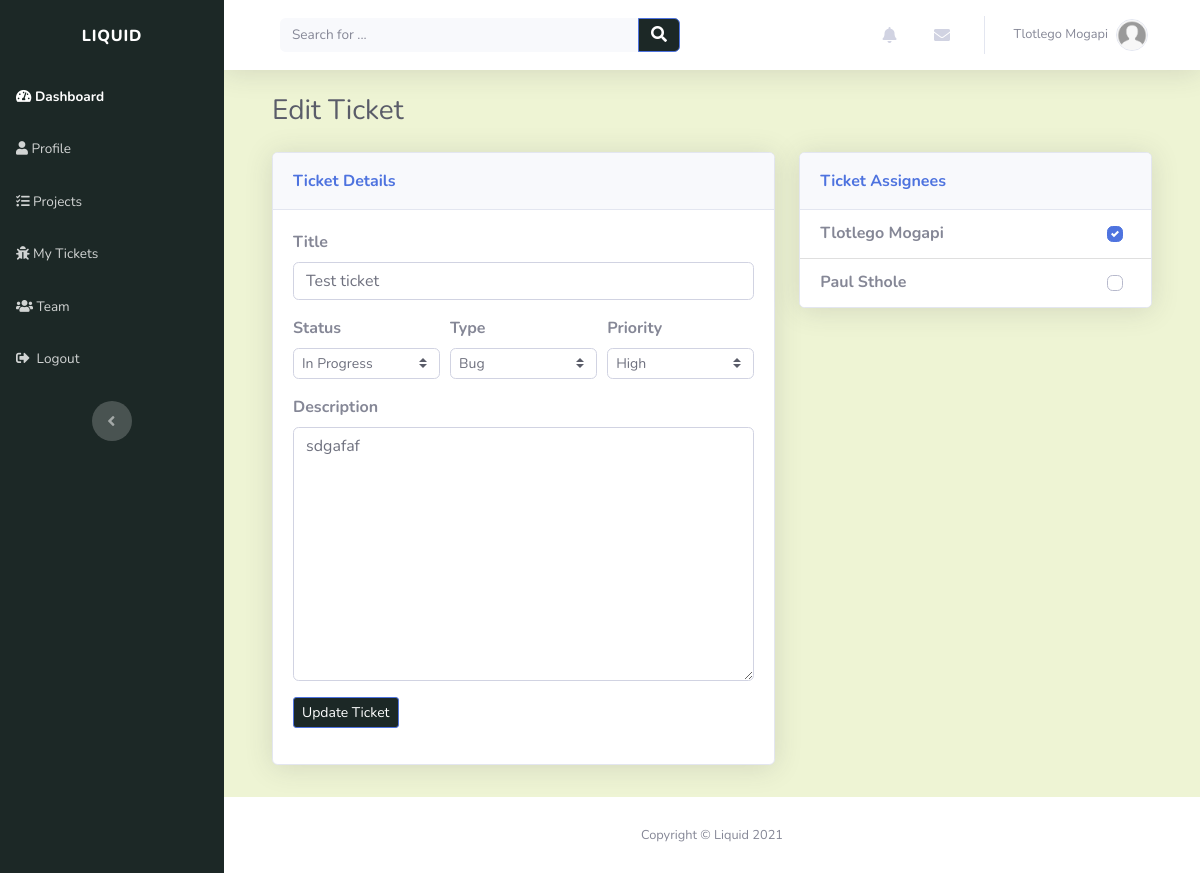
Page /tickets/edit-ticket/test-ticket-bqmk9izw/ (signed in) on the earlier database version.
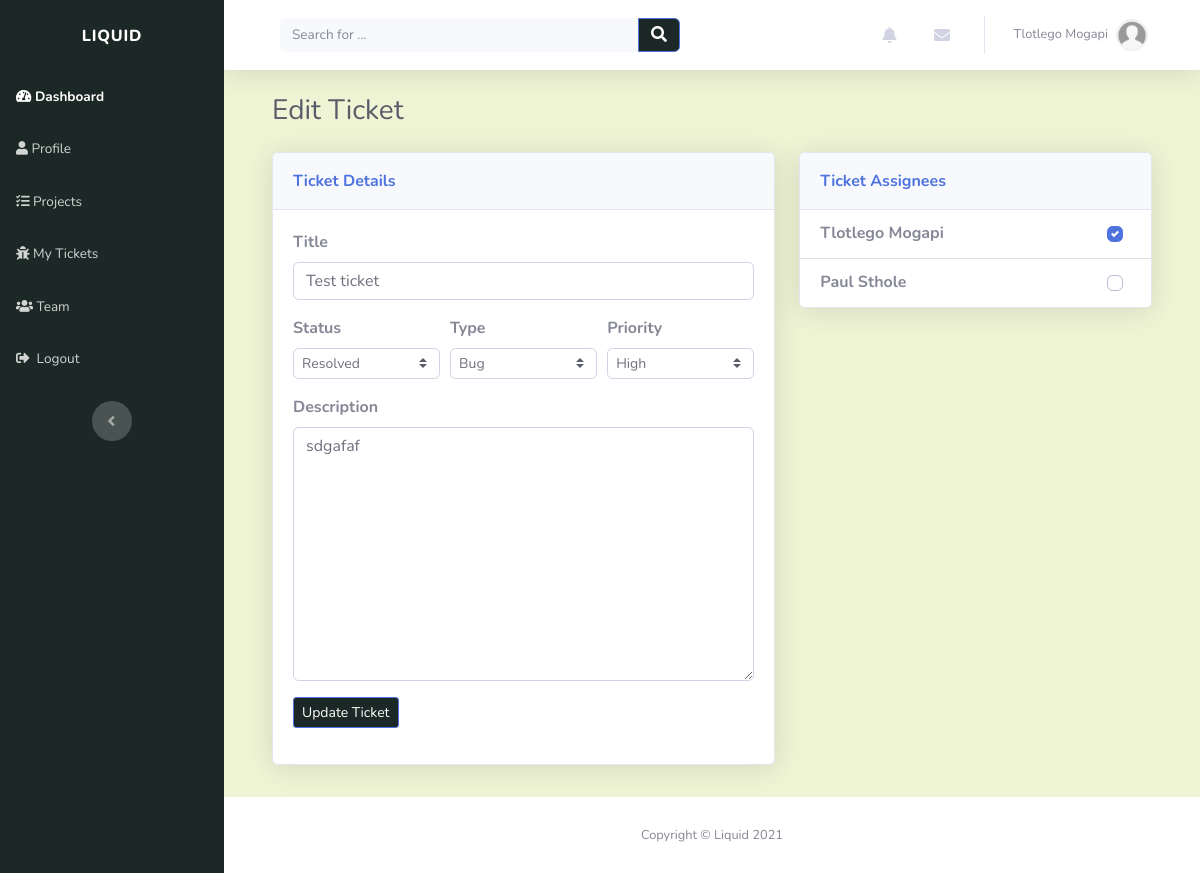
Same page on the later database version.
### tickets/models.py (models this page shows, shortened)
class Ticket(models.Model):
    TICKET_PRIORITY = (
        ('LOW', 'Low'),
        ('MEDIUM', 'Medium'),
        ('HIGH', 'High'),
    )
    TICKET_STATUS = (
        ('NEW', 'New'),
        ('IN_PROGRESS', 'In Progress'),
        ('RESOLVED', 'Resolved'),
    )
    TICKET_TYPE = (
        ('TASK', 'Task'),
        ('BUG', 'Bug'),
        ('CHANGE', 'Change'),
        ('FEATURE', 'Feature request')
    )
    title = models.CharField(max_length=50)
    description = models.CharField(max_length=200)
    created_by = models.ForeignKey(Profile, on_delete=models.CASCADE)
    project = models.ForeignKey(Project, related_name="tickets", on_delete=models.CASCADE)
    created_on = models.DateTimeField(verbose_name="created_on", auto_now_add=True)
    updated = models.DateTimeField(verbose_name="date updated", auto_now=True)
    priority = models.CharField(max_length=12, choices=TICKET_PRIORITY, default='LOW')
    status = models.CharField(max_length=12, choices=TICKET_STATUS, default='NEW')
    class_type = models.CharField(max_length=12, choices=TICKET_TYPE, default='TASK')
    slug = models.SlugField(unique=True, blank=True)

### tickets/views.py (the view)
# urls.py: path('edit-ticket/<slug:slug>/', views.edit_ticket_view, name="edit_ticket"),
@login_required(login_url='login_page')
def edit_ticket_view(request, slug):
    context = {}
    ticket = get_object_or_404(Ticket, slug=slug)
    project = ticket.project
    ticket_assignees = TicketAssignee.objects.filter(ticket=ticket)
    assigned_users = [assignment.user for assignment in ticket_assignees]
    if request.method == "POST":
        form = TicketForm(request.POST)
        if form.is_valid():
            title = form.cleaned_data["title"]
            status = form.cleaned_data['status']
            class_type = form.cleaned_data['class_type']
            priority = form.cleaned_data['priority']
            description = form.cleaned_data["description"]
            ticket.title = title
            ticket.description = description
            ticket.status = status
            ticket.class_type = class_type
            ticket.priority = priority
            ticket.save()
            assignees = request.POST.getlist('assignees')
            if not assignees:
                for assignee in ticket_assignees:
                    assignee.delete()
            for member_email in assignees:
                member_account = get_object_or_404(Account, email=member_email)
                member_profile = get_object_or_404(
                    Profile, user=member_account)
                ticket_assignee = TicketAssignee.objects.filter(user=member_profile).filter(ticket=ticket)
                if ticket_assignee:
                    if ticket_assignee.first() not in ticket_assignees:
                        ticket_assignee.delete()
                else:
                    new_ticket_assignee = TicketAssignee.objects.create(ticket=ticket, user=member_profile)
                    new_ticket_assignee.save()
            return redirect('tickets_page')
    else:
        context['assigned_users'] = assigned_users
        context['ticket'] = ticket
        context['users'] = project.projectrole_set.all()
        context['form'] = TicketForm(initial={'title': ticket.title, 'description': ticket.description,
                                              'status': ticket.status, 'class_type': ticket.class_type, 'priority': ticket.priority})
    return render(request, "tickets/edit_ticket.html", context)

### tickets/forms.py
class TicketForm(forms.Form):
    title = forms.CharField(max_length=50, widget=forms.TextInput(attrs={'class': 'form-control', 'name': "name", 'required': ""}))
    description = forms.CharField(max_length=200, widget=forms.Textarea(attrs={'class': 'form-control', 'name': "description", 'required': ""}))
    status = forms.ChoiceField(choices=Ticket.TICKET_STATUS, widget=forms.Select(attrs={'class': select_styling}), label_suffix="")
    priority = forms.ChoiceField(choices=Ticket.TICKET_PRIORITY, widget=forms.Select(attrs={'class': select_styling, }), label_suffix="")
    class_type = forms.ChoiceField(choices=Ticket.TICKET_TYPE, widget=forms.Select(attrs={'class': select_styling}), label_suffix="")

### account/models.py (called while the page is built)
    def __str__(self):
        return self.user.email

### tickets/templates/tickets/edit_ticket.html (shortened to what this page needs)
{% extends "index/header.html" %} {% load static %} {% block title %}Edit Ticket{% endblock %} {% block content %}
<div class="container-fluid">
	<h3 class="text-dark mb-4">Edit Ticket</h3>
	<form method="POST" action="{% url 'edit_ticket' ticket.slug %}">
		<div class="row mb-3">
			<div class="col-lg-7">
				<div class="row">
					<div class="col">
						<div class="card shadow mb-3">
							<div class="card-header py-3">
								<p class="text-primary m-0 font-weight-bold" style="color: rgb(28, 40, 38)">
									Ticket Details
								</p>
							</div>
							<div class="card-body">
									<div class="form-row">
										<div class="col">
											<div class="form-group">
												<label for="username"><strong>Title</strong></label
												>{{ form.title }}
											</div>
										</div>
                                    </div>
                                    <div class="form-row">
										<div class="col">
											<div class="form-group">
												<label for="first_name"><strong>Status</strong></label
                                                >
                                                {{form.status}}
											</div>
                                        </div>
                                        <div class="col">
											<div class="form-group">
												<label for="first_name"><strong>Type</strong></label
                                                >
                                                {{form.class_type}}
											</div>
                                        </div>
                                        <div class="col">
											<div class="form-group">
												<label for="first_name"><strong>Priority</strong></label
                                                >
                                                {{form.priority}}
											</div>
										</div>
                                    </div>
									<div class="form-row">
										<div class="col">
											<div class="form-group">
												<label for="first_name"><strong>Description</strong></label
												>{{ form.description }}
											</div>
										</div>
                                    </div>
                                    <div class="form-group">
										<button
											class="btn btn-primary btn-sm"
											type="submit"
											style="background: rgb(28, 40, 38)"
										>
											Update&nbsp;Ticket
										</button>
									</div>
								</div>
							</div>
						</form>
					</div>
				</div>
            </div>
            <div class="col-lg-5">
				<div class="row">
					<div class="col">
						<div class="card shadow mb-3">
							<div class="card-header py-3">
								<p class="text-primary m-0 font-weight-bold" style="color: rgb(28, 40, 38)">
									Ticket Assignees
								</p>
                            </div>
                            <ul class="list-group list-group-flush">
                                {% for projectuser in users %}
                                <li class="list-group-item">
                                    <div class="row align-items-center no-gutters">
                                        <div class="col mr-2">
                                            <h6 class="mb-0"><strong>{{ projectuser.user.first_name }} {{ projectuser.user.last_name }}</strong></h6>
                                        </div>
                                        <div class="col-auto">
                                            <div class="custom-control custom-checkbox">
                                            </div>
                                        </div>
                                    </div>
                                </li>
                                {% endfor %}
                            </ul>
						</div>
					</div>
				</div>
			</div>
		</div>
</div>
{% endblock %}

Differences in the rows shown:
changed Ticket "Test ticket": status "In Progress" → "Resolved"
